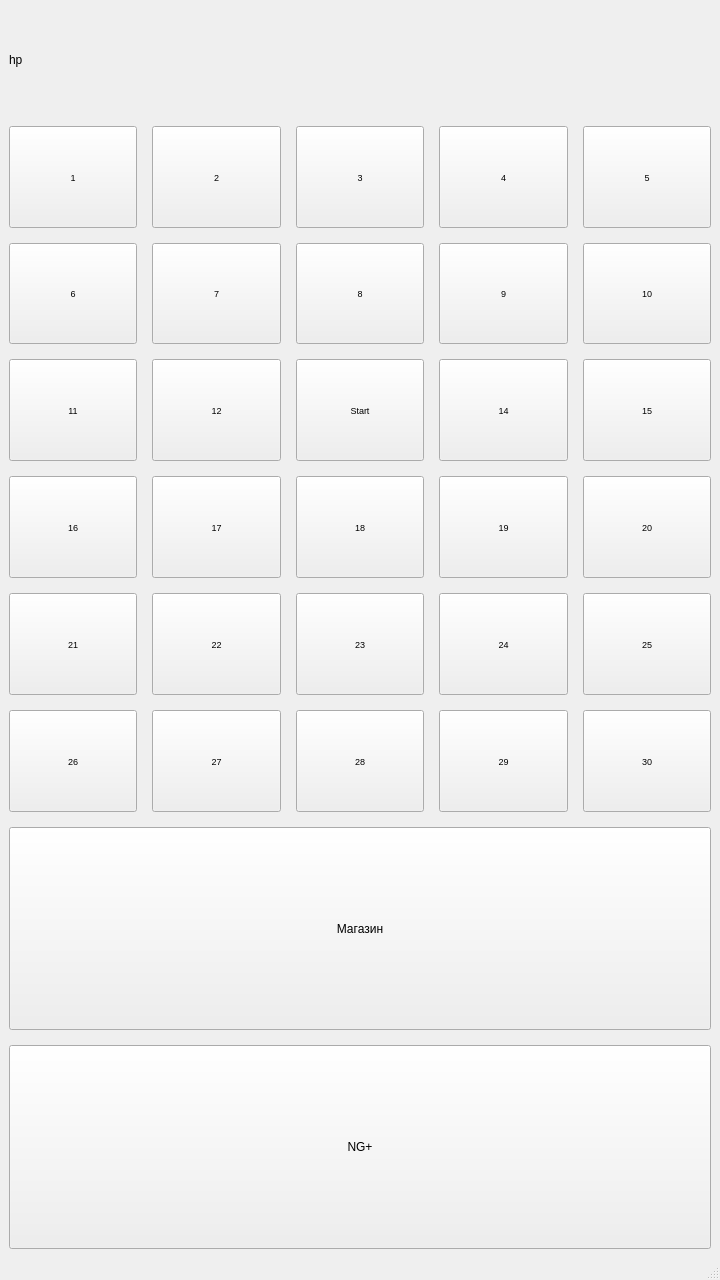
<?xml version="1.0" encoding="UTF-8"?>
<ui version="4.0">
 <class>Map</class>
 <widget class="QMainWindow" name="Map">
  <property name="geometry">
   <rect>
    <x>0</x>
    <y>0</y>
    <width>720</width>
    <height>1280</height>
   </rect>
  </property>
  <property name="windowTitle">
   <string>Map</string>
  </property>
  <widget class="QWidget" name="centralwidget">
   <layout class="QGridLayout" name="gridLayout" rowstretch="1,1,1,1,1,1,1,2,2" columnstretch="1,1,1,1,1">
    <property name="spacing">
     <number>15</number>
    </property>
    <item row="3" column="4">
     <widget class="QPushButton" name="b15">
      <property name="enabled">
       <bool>true</bool>
      </property>
      <property name="sizePolicy">
       <sizepolicy hsizetype="Minimum" vsizetype="Minimum">
        <horstretch>0</horstretch>
        <verstretch>0</verstretch>
       </sizepolicy>
      </property>
      <property name="font">
       <font>
        <pointsize>7</pointsize>
       </font>
      </property>
      <property name="text">
       <string>15</string>
      </property>
     </widget>
    </item>
    <item row="4" column="0">
     <widget class="QPushButton" name="b16">
      <property name="enabled">
       <bool>true</bool>
      </property>
      <property name="sizePolicy">
       <sizepolicy hsizetype="Minimum" vsizetype="Minimum">
        <horstretch>0</horstretch>
        <verstretch>0</verstretch>
       </sizepolicy>
      </property>
      <property name="font">
       <font>
        <pointsize>7</pointsize>
       </font>
      </property>
      <property name="text">
       <string>16</string>
      </property>
     </widget>
    </item>
    <item row="4" column="1">
     <widget class="QPushButton" name="b17">
      <property name="enabled">
       <bool>true</bool>
      </property>
      <property name="sizePolicy">
       <sizepolicy hsizetype="Minimum" vsizetype="Minimum">
        <horstretch>0</horstretch>
        <verstretch>0</verstretch>
       </sizepolicy>
      </property>
      <property name="font">
       <font>
        <pointsize>7</pointsize>
       </font>
      </property>
      <property name="text">
       <string>17</string>
      </property>
     </widget>
    </item>
    <item row="2" column="0">
     <widget class="QPushButton" name="b6">
      <property name="enabled">
       <bool>true</bool>
      </property>
      <property name="sizePolicy">
       <sizepolicy hsizetype="Minimum" vsizetype="Minimum">
        <horstretch>0</horstretch>
        <verstretch>0</verstretch>
       </sizepolicy>
      </property>
      <property name="font">
       <font>
        <pointsize>7</pointsize>
       </font>
      </property>
      <property name="text">
       <string>6</string>
      </property>
     </widget>
    </item>
    <item row="1" column="0">
     <widget class="QPushButton" name="b1">
      <property name="enabled">
       <bool>true</bool>
      </property>
      <property name="sizePolicy">
       <sizepolicy hsizetype="Minimum" vsizetype="Minimum">
        <horstretch>0</horstretch>
        <verstretch>0</verstretch>
       </sizepolicy>
      </property>
      <property name="font">
       <font>
        <pointsize>7</pointsize>
       </font>
      </property>
      <property name="text">
       <string>1</string>
      </property>
     </widget>
    </item>
    <item row="1" column="2">
     <widget class="QPushButton" name="b3">
      <property name="enabled">
       <bool>true</bool>
      </property>
      <property name="sizePolicy">
       <sizepolicy hsizetype="Minimum" vsizetype="Minimum">
        <horstretch>0</horstretch>
        <verstretch>0</verstretch>
       </sizepolicy>
      </property>
      <property name="font">
       <font>
        <pointsize>7</pointsize>
       </font>
      </property>
      <property name="text">
       <string>3</string>
      </property>
     </widget>
    </item>
    <item row="1" column="3">
     <widget class="QPushButton" name="b4">
      <property name="enabled">
       <bool>true</bool>
      </property>
      <property name="sizePolicy">
       <sizepolicy hsizetype="Minimum" vsizetype="Minimum">
        <horstretch>0</horstretch>
        <verstretch>0</verstretch>
       </sizepolicy>
      </property>
      <property name="font">
       <font>
        <pointsize>7</pointsize>
       </font>
      </property>
      <property name="text">
       <string>4</string>
      </property>
     </widget>
    </item>
    <item row="1" column="4">
     <widget class="QPushButton" name="b5">
      <property name="enabled">
       <bool>true</bool>
      </property>
      <property name="sizePolicy">
       <sizepolicy hsizetype="Minimum" vsizetype="Minimum">
        <horstretch>0</horstretch>
        <verstretch>0</verstretch>
       </sizepolicy>
      </property>
      <property name="font">
       <font>
        <pointsize>7</pointsize>
       </font>
      </property>
      <property name="text">
       <string>5</string>
      </property>
     </widget>
    </item>
    <item row="1" column="1">
     <widget class="QPushButton" name="b2">
      <property name="enabled">
       <bool>true</bool>
      </property>
      <property name="sizePolicy">
       <sizepolicy hsizetype="Minimum" vsizetype="Minimum">
        <horstretch>0</horstretch>
        <verstretch>0</verstretch>
       </sizepolicy>
      </property>
      <property name="font">
       <font>
        <pointsize>7</pointsize>
       </font>
      </property>
      <property name="text">
       <string>2</string>
      </property>
     </widget>
    </item>
    <item row="2" column="1">
     <widget class="QPushButton" name="b7">
      <property name="enabled">
       <bool>true</bool>
      </property>
      <property name="sizePolicy">
       <sizepolicy hsizetype="Minimum" vsizetype="Minimum">
        <horstretch>0</horstretch>
        <verstretch>0</verstretch>
       </sizepolicy>
      </property>
      <property name="font">
       <font>
        <pointsize>7</pointsize>
       </font>
      </property>
      <property name="text">
       <string>7</string>
      </property>
     </widget>
    </item>
    <item row="3" column="0">
     <widget class="QPushButton" name="b11">
      <property name="enabled">
       <bool>true</bool>
      </property>
      <property name="sizePolicy">
       <sizepolicy hsizetype="Minimum" vsizetype="Minimum">
        <horstretch>0</horstretch>
        <verstretch>0</verstretch>
       </sizepolicy>
      </property>
      <property name="font">
       <font>
        <pointsize>7</pointsize>
       </font>
      </property>
      <property name="text">
       <string>11</string>
      </property>
     </widget>
    </item>
    <item row="2" column="2">
     <widget class="QPushButton" name="b8">
      <property name="enabled">
       <bool>true</bool>
      </property>
      <property name="sizePolicy">
       <sizepolicy hsizetype="Minimum" vsizetype="Minimum">
        <horstretch>0</horstretch>
        <verstretch>0</verstretch>
       </sizepolicy>
      </property>
      <property name="font">
       <font>
        <pointsize>7</pointsize>
       </font>
      </property>
      <property name="text">
       <string>8</string>
      </property>
     </widget>
    </item>
    <item row="2" column="3">
     <widget class="QPushButton" name="b9">
      <property name="enabled">
       <bool>true</bool>
      </property>
      <property name="sizePolicy">
       <sizepolicy hsizetype="Minimum" vsizetype="Minimum">
        <horstretch>0</horstretch>
        <verstretch>0</verstretch>
       </sizepolicy>
      </property>
      <property name="font">
       <font>
        <pointsize>7</pointsize>
       </font>
      </property>
      <property name="text">
       <string>9</string>
      </property>
     </widget>
    </item>
    <item row="2" column="4">
     <widget class="QPushButton" name="b10">
      <property name="enabled">
       <bool>true</bool>
      </property>
      <property name="sizePolicy">
       <sizepolicy hsizetype="Minimum" vsizetype="Minimum">
        <horstretch>0</horstretch>
        <verstretch>0</verstretch>
       </sizepolicy>
      </property>
      <property name="font">
       <font>
        <pointsize>7</pointsize>
       </font>
      </property>
      <property name="text">
       <string>10</string>
      </property>
     </widget>
    </item>
    <item row="3" column="3">
     <widget class="QPushButton" name="b14">
      <property name="enabled">
       <bool>true</bool>
      </property>
      <property name="sizePolicy">
       <sizepolicy hsizetype="Minimum" vsizetype="Minimum">
        <horstretch>0</horstretch>
        <verstretch>0</verstretch>
       </sizepolicy>
      </property>
      <property name="font">
       <font>
        <pointsize>7</pointsize>
       </font>
      </property>
      <property name="text">
       <string>14</string>
      </property>
     </widget>
    </item>
    <item row="3" column="1">
     <widget class="QPushButton" name="b12">
      <property name="enabled">
       <bool>true</bool>
      </property>
      <property name="sizePolicy">
       <sizepolicy hsizetype="Minimum" vsizetype="Minimum">
        <horstretch>0</horstretch>
        <verstretch>0</verstretch>
       </sizepolicy>
      </property>
      <property name="font">
       <font>
        <pointsize>7</pointsize>
       </font>
      </property>
      <property name="text">
       <string>12</string>
      </property>
     </widget>
    </item>
    <item row="4" column="2">
     <widget class="QPushButton" name="b18">
      <property name="enabled">
       <bool>true</bool>
      </property>
      <property name="sizePolicy">
       <sizepolicy hsizetype="Minimum" vsizetype="Minimum">
        <horstretch>0</horstretch>
        <verstretch>0</verstretch>
       </sizepolicy>
      </property>
      <property name="font">
       <font>
        <pointsize>7</pointsize>
       </font>
      </property>
      <property name="text">
       <string>18</string>
      </property>
     </widget>
    </item>
    <item row="4" column="3">
     <widget class="QPushButton" name="b19">
      <property name="enabled">
       <bool>true</bool>
      </property>
      <property name="sizePolicy">
       <sizepolicy hsizetype="Minimum" vsizetype="Minimum">
        <horstretch>0</horstretch>
        <verstretch>0</verstretch>
       </sizepolicy>
      </property>
      <property name="font">
       <font>
        <pointsize>7</pointsize>
       </font>
      </property>
      <property name="text">
       <string>19</string>
      </property>
     </widget>
    </item>
    <item row="3" column="2">
     <widget class="QPushButton" name="start">
      <property name="sizePolicy">
       <sizepolicy hsizetype="Minimum" vsizetype="Minimum">
        <horstretch>0</horstretch>
        <verstretch>0</verstretch>
       </sizepolicy>
      </property>
      <property name="font">
       <font>
        <pointsize>7</pointsize>
       </font>
      </property>
      <property name="text">
       <string>Start</string>
      </property>
     </widget>
    </item>
    <item row="4" column="4">
     <widget class="QPushButton" name="b20">
      <property name="enabled">
       <bool>true</bool>
      </property>
      <property name="sizePolicy">
       <sizepolicy hsizetype="Minimum" vsizetype="Minimum">
        <horstretch>0</horstretch>
        <verstretch>0</verstretch>
       </sizepolicy>
      </property>
      <property name="font">
       <font>
        <pointsize>7</pointsize>
       </font>
      </property>
      <property name="text">
       <string>20</string>
      </property>
     </widget>
    </item>
    <item row="5" column="1">
     <widget class="QPushButton" name="b22">
      <property name="enabled">
       <bool>true</bool>
      </property>
      <property name="sizePolicy">
       <sizepolicy hsizetype="Minimum" vsizetype="Minimum">
        <horstretch>0</horstretch>
        <verstretch>0</verstretch>
       </sizepolicy>
      </property>
      <property name="font">
       <font>
        <pointsize>7</pointsize>
       </font>
      </property>
      <property name="text">
       <string>22</string>
      </property>
     </widget>
    </item>
    <item row="5" column="3">
     <widget class="QPushButton" name="b24">
      <property name="enabled">
       <bool>true</bool>
      </property>
      <property name="sizePolicy">
       <sizepolicy hsizetype="Minimum" vsizetype="Minimum">
        <horstretch>0</horstretch>
        <verstretch>0</verstretch>
       </sizepolicy>
      </property>
      <property name="font">
       <font>
        <pointsize>7</pointsize>
       </font>
      </property>
      <property name="text">
       <string>24</string>
      </property>
     </widget>
    </item>
    <item row="5" column="0">
     <widget class="QPushButton" name="b21">
      <property name="enabled">
       <bool>true</bool>
      </property>
      <property name="sizePolicy">
       <sizepolicy hsizetype="Minimum" vsizetype="Minimum">
        <horstretch>0</horstretch>
        <verstretch>0</verstretch>
       </sizepolicy>
      </property>
      <property name="font">
       <font>
        <pointsize>7</pointsize>
       </font>
      </property>
      <property name="text">
       <string>21</string>
      </property>
     </widget>
    </item>
    <item row="5" column="2">
     <widget class="QPushButton" name="b23">
      <property name="enabled">
       <bool>true</bool>
      </property>
      <property name="sizePolicy">
       <sizepolicy hsizetype="Minimum" vsizetype="Minimum">
        <horstretch>0</horstretch>
        <verstretch>0</verstretch>
       </sizepolicy>
      </property>
      <property name="font">
       <font>
        <pointsize>7</pointsize>
       </font>
      </property>
      <property name="text">
       <string>23</string>
      </property>
     </widget>
    </item>
    <item row="6" column="3">
     <widget class="QPushButton" name="b29">
      <property name="enabled">
       <bool>true</bool>
      </property>
      <property name="sizePolicy">
       <sizepolicy hsizetype="Minimum" vsizetype="Minimum">
        <horstretch>0</horstretch>
        <verstretch>0</verstretch>
       </sizepolicy>
      </property>
      <property name="font">
       <font>
        <pointsize>7</pointsize>
       </font>
      </property>
      <property name="text">
       <string>29</string>
      </property>
     </widget>
    </item>
    <item row="6" column="1">
     <widget class="QPushButton" name="b27">
      <property name="enabled">
       <bool>true</bool>
      </property>
      <property name="sizePolicy">
       <sizepolicy hsizetype="Minimum" vsizetype="Minimum">
        <horstretch>0</horstretch>
        <verstretch>0</verstretch>
       </sizepolicy>
      </property>
      <property name="font">
       <font>
        <pointsize>7</pointsize>
       </font>
      </property>
      <property name="text">
       <string>27</string>
      </property>
     </widget>
    </item>
    <item row="6" column="2">
     <widget class="QPushButton" name="b28">
      <property name="enabled">
       <bool>true</bool>
      </property>
      <property name="sizePolicy">
       <sizepolicy hsizetype="Minimum" vsizetype="Minimum">
        <horstretch>0</horstretch>
        <verstretch>0</verstretch>
       </sizepolicy>
      </property>
      <property name="font">
       <font>
        <pointsize>7</pointsize>
       </font>
      </property>
      <property name="text">
       <string>28</string>
      </property>
     </widget>
    </item>
    <item row="5" column="4">
     <widget class="QPushButton" name="b25">
      <property name="enabled">
       <bool>true</bool>
      </property>
      <property name="sizePolicy">
       <sizepolicy hsizetype="Minimum" vsizetype="Minimum">
        <horstretch>0</horstretch>
        <verstretch>0</verstretch>
       </sizepolicy>
      </property>
      <property name="font">
       <font>
        <pointsize>7</pointsize>
       </font>
      </property>
      <property name="text">
       <string>25</string>
      </property>
     </widget>
    </item>
    <item row="6" column="0">
     <widget class="QPushButton" name="b26">
      <property name="enabled">
       <bool>true</bool>
      </property>
      <property name="sizePolicy">
       <sizepolicy hsizetype="Minimum" vsizetype="Minimum">
        <horstretch>0</horstretch>
        <verstretch>0</verstretch>
       </sizepolicy>
      </property>
      <property name="font">
       <font>
        <pointsize>7</pointsize>
       </font>
      </property>
      <property name="text">
       <string>26</string>
      </property>
     </widget>
    </item>
    <item row="6" column="4">
     <widget class="QPushButton" name="b30">
      <property name="enabled">
       <bool>true</bool>
      </property>
      <property name="sizePolicy">
       <sizepolicy hsizetype="Minimum" vsizetype="Minimum">
        <horstretch>0</horstretch>
        <verstretch>0</verstretch>
       </sizepolicy>
      </property>
      <property name="font">
       <font>
        <pointsize>7</pointsize>
       </font>
      </property>
      <property name="text">
       <string>30</string>
      </property>
     </widget>
    </item>
    <item row="7" column="0" colspan="5">
     <widget class="QPushButton" name="shop">
      <property name="sizePolicy">
       <sizepolicy hsizetype="Minimum" vsizetype="Minimum">
        <horstretch>0</horstretch>
        <verstretch>0</verstretch>
       </sizepolicy>
      </property>
      <property name="text">
       <string>Магазин</string>
      </property>
     </widget>
    </item>
    <item row="8" column="0" colspan="5">
     <widget class="QPushButton" name="pushButton_31">
      <property name="sizePolicy">
       <sizepolicy hsizetype="Minimum" vsizetype="Minimum">
        <horstretch>0</horstretch>
        <verstretch>0</verstretch>
       </sizepolicy>
      </property>
      <property name="text">
       <string>NG+</string>
      </property>
     </widget>
    </item>
    <item row="0" column="0" colspan="5">
     <widget class="QLabel" name="label">
      <property name="text">
       <string>hp</string>
      </property>
     </widget>
    </item>
   </layout>
  </widget>
  <widget class="QMenuBar" name="menubar">
   <property name="geometry">
    <rect>
     <x>0</x>
     <y>0</y>
     <width>720</width>
     <height>21</height>
    </rect>
   </property>
  </widget>
  <widget class="QStatusBar" name="statusbar"/>
 </widget>
 <resources/>
 <connections/>
</ui>
